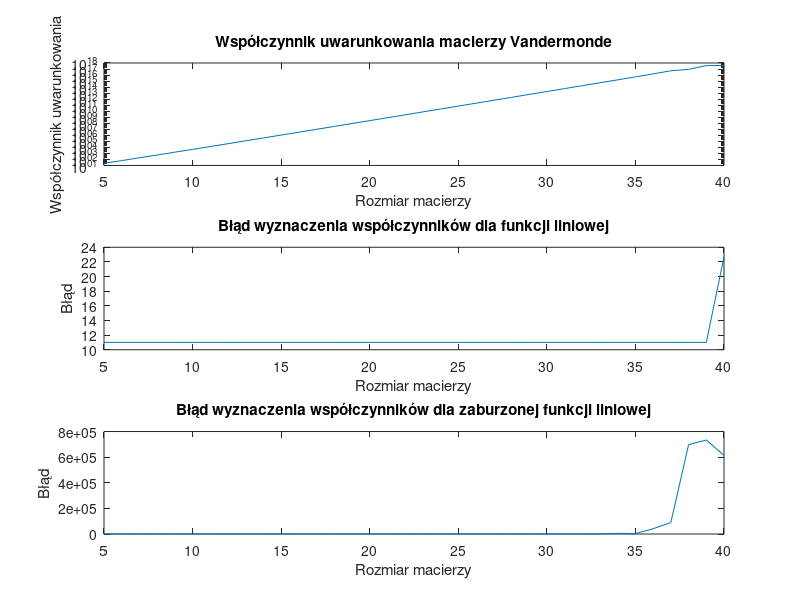

MATLAB code for this plot:
function [matrix_condition_numbers, max_coefficients_difference_1, max_coefficients_difference_2] = zadanie3()
% Zwracane są trzy wektory wierszowe:
% matrix_condition_numbers - współczynniki uwarunkowania badanych macierzy Vandermonde
% max_coefficients_difference_1 - maksymalna różnica między referencyjnymi a obliczonymi współczynnikami wielomianu,
%       gdy b zawiera wartości funkcji liniowej
% max_coefficients_difference_2 - maksymalna różnica między referencyjnymi a obliczonymi współczynnikami wielomianu,
%       gdy b zawiera zaburzone wartości funkcji liniowej

N = 5:40;

%% chart 1
matrix_condition_numbers = zeros(1, length(N));

for i = 1:length(N)
    n = N(i);
    V = vandermode_matrix(n);
    matrix_condition_numbers(i) = cond(V);
end

figure;
subplot(3,1,1);
semilogy(N, matrix_condition_numbers, 'DisplayName', 'Współczynnik uwarunkowania');
title('Współczynnik uwarunkowania macierzy Vandermonde');
xlabel('Rozmiar macierzy');
ylabel('Współczynnik uwarunkowania');


%% chart 2
a1 = randi([20,30]);
for i = 1:length(N)
    ni = N(i);
    V = vandermode_matrix(ni);
    
    % Niech wektor b zawiera wartości funkcji liniowej
    b = linspace(0,a1,ni)';
    reference_coefficients = [ 0; a1; zeros(ni-2,1) ]; % tylko a1 jest niezerowy
    
    % Wyznacznie współczynników wielomianu interpolującego
    calculated_coefficients = V \ b;
    
    max_coefficients_difference_1(i) = max(abs(calculated_coefficients-reference_coefficients));
end

subplot(3,1,2);
plot(N, max_coefficients_difference_1, 'DisplayName', 'Błąd dla funkcji liniowej');
title('Błąd wyznaczenia współczynników dla funkcji liniowej');
xlabel('Rozmiar macierzy');
ylabel('Błąd');

%% chart 3
for i = 1:length(N)
    ni = N(i);
    V = vandermode_matrix(ni);
    
    % Niech wektor b zawiera wartości funkcji liniowej nieznacznie zaburzone
    b = linspace(0,a1,ni)' + rand(ni,1)*1e-10;
    reference_coefficients = [ 0; a1; zeros(ni-2,1) ]; % tylko a1 jest niezerowy
    
    % Wyznacznie współczynników wielomianu interpolującego
    calculated_coefficients = V \ b;
    
    max_coefficients_difference_2(i) = max(abs(calculated_coefficients-reference_coefficients));
end

subplot(3,1,3);
plot(N, max_coefficients_difference_2, 'DisplayName', 'Błąd dla zaburzonej funkcji liniowej');
title('Błąd wyznaczenia współczynników dla zaburzonej funkcji liniowej');
xlabel('Rozmiar macierzy');
ylabel('Błąd');

saveas(gcf, 'zadanie3.png');
end


function V = vandermode_matrix(N)
% Generuje macierz Vandermonde dla N równomiernie rozmieszczonych w przedziale [-1, 1] węzłów interpolacji
x_coarse = linspace(-1,1,N);
V = fliplr(vander(x_coarse));
end
